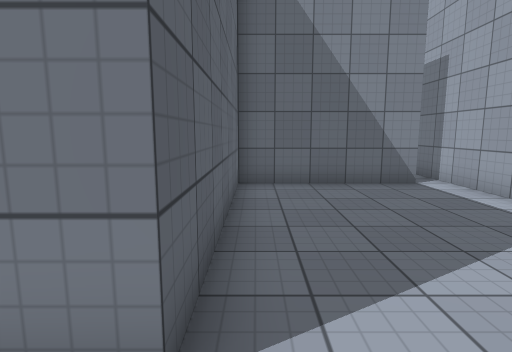
view 1 (above)

22 first-person views from a walk through a 3-D level made in the Unity game engine. The camera is 1.4 m above the floor, tilts 8° down and sees 80° across. The floor is counted in squares, 1 m on a side. Each view is taken from the middle of a square. On the plan, view 1 faces up. The plan holds only what a view shows up to about 14 squares ahead; the rest is blank. The place goes on beyond the plan. The player is left out. Surface patterns are stand-ins for the level's own textures.

view 2
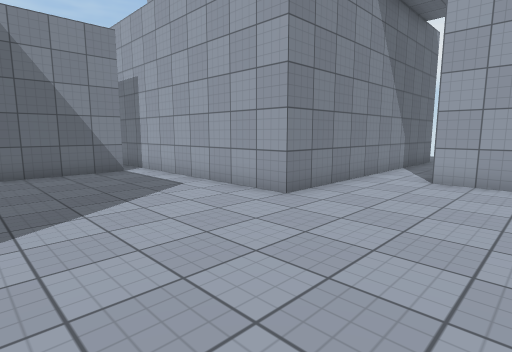

view 3
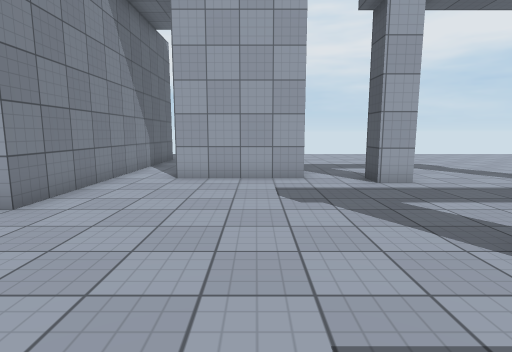

view 4
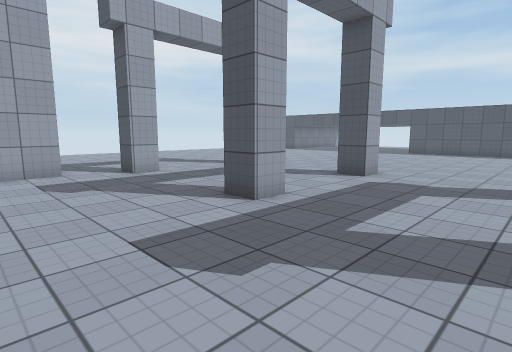

view 5
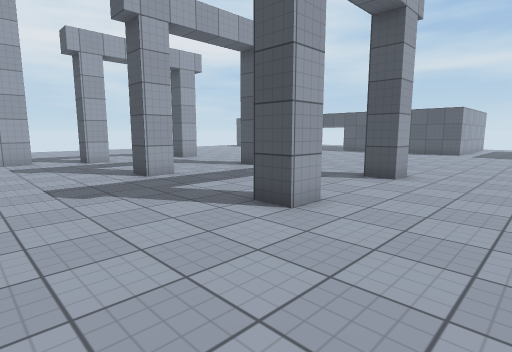

view 6
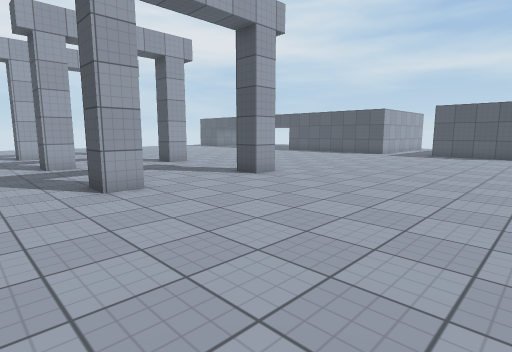

view 7
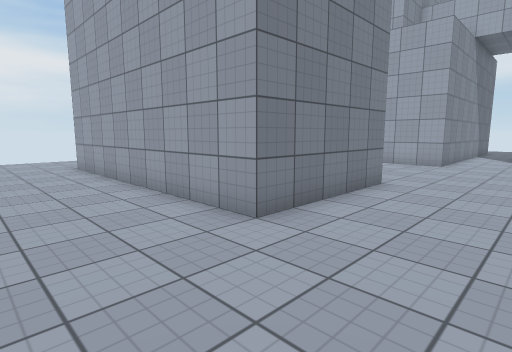

view 8
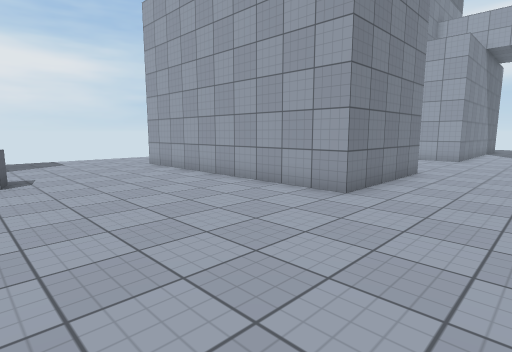

view 9
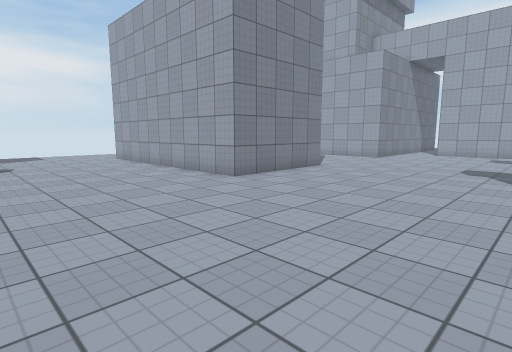

view 10
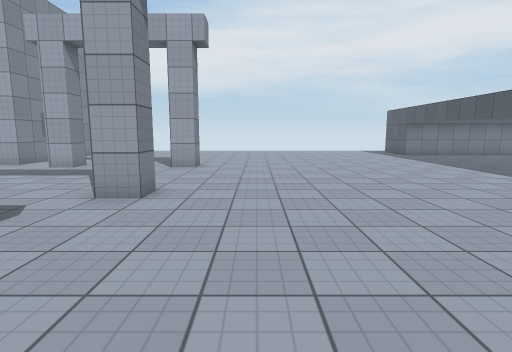

view 11
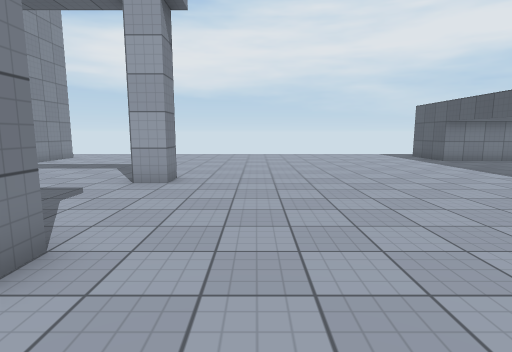

view 12
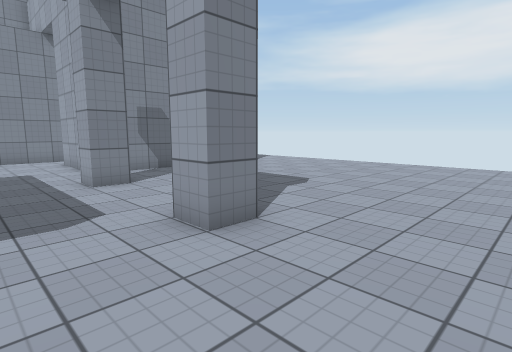

view 13
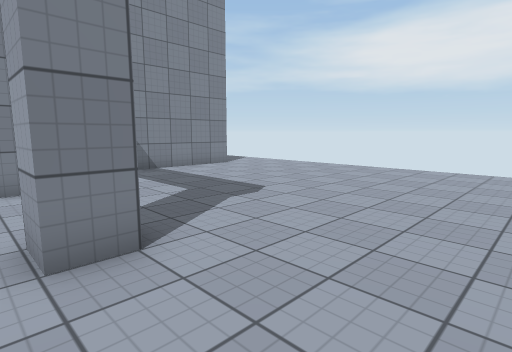

view 14
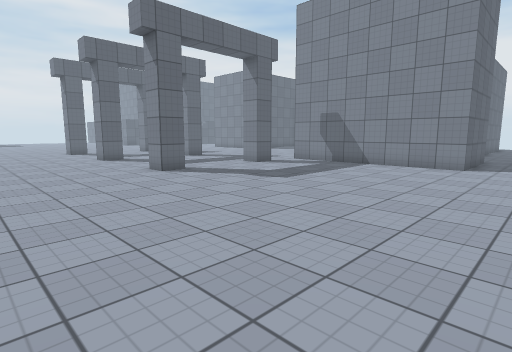

view 15
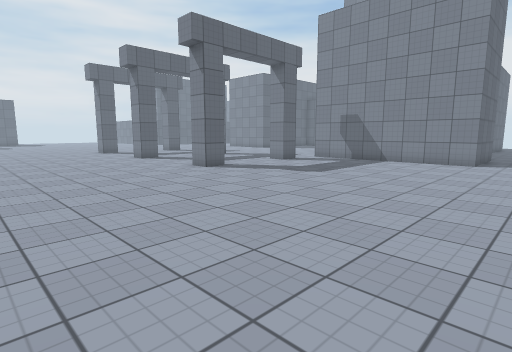

view 16
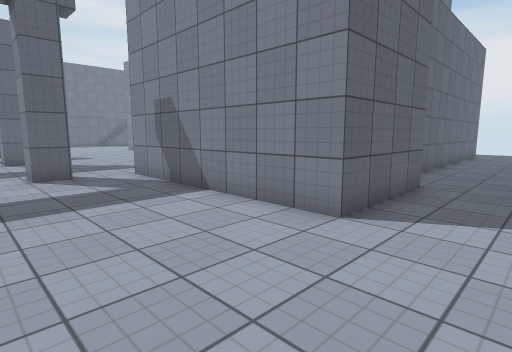

view 17
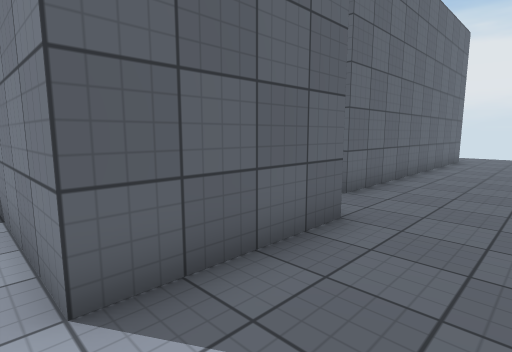

view 18
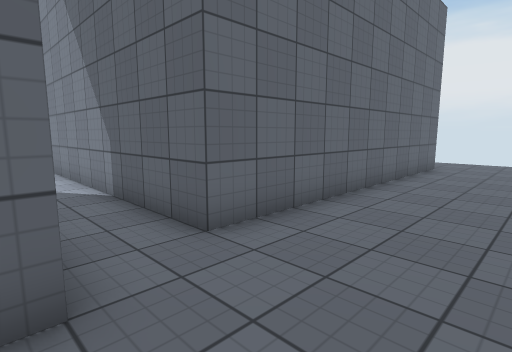

view 19
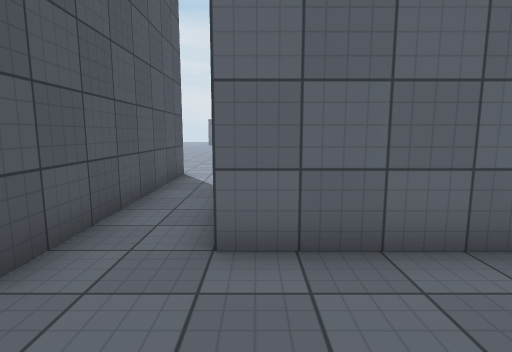

view 20
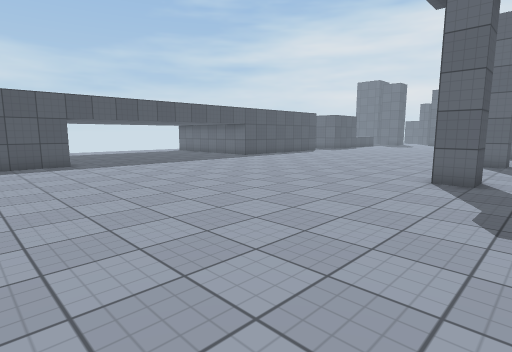

view 21
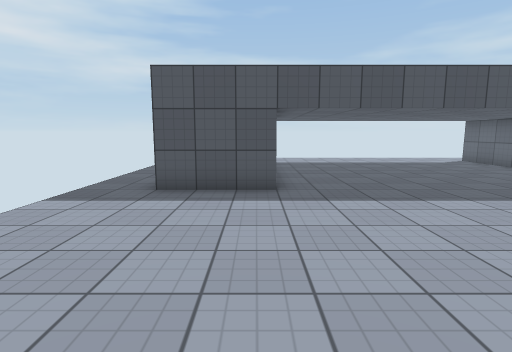

view 22
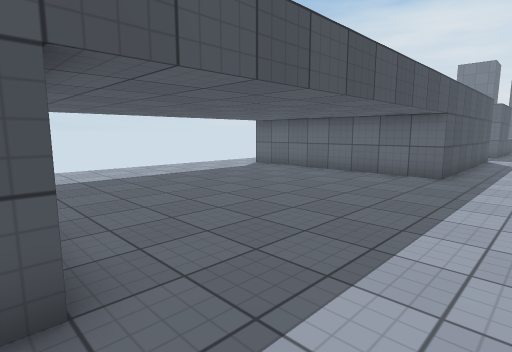

### Floor plan
Points are (right, up) in squares from view 1. A wall is a line through its corners. A room is listed if a view was taken in it or the views show most of it. See-through windows are left out.
Room 1 (views 1, 2, 3, 4, 5, 6, 7, 8, 9, 10, 11, 12, 13, 14, 15, 16, 17, 18, 19, 20, 21, 22)
walls: (3.5, -12.5) (2.5, -12.5) (2.5, -11.5) (3.5, -11.5) (3.5, -12.2); (3.5, -7.4) (2.5, -7.4) (2.5, -6.4) (3.5, -6.4) (3.5, -7.4); (8.5, -11.5) (9.5, -11.5) (9.5, -12.5) (8.5, -12.5) (8.5, -11.5); (8.5, -7.4) (8.5, -6.4) (9.5, -6.4) (9.5, -7.4) (8.5, -7.4); (-3.5, -12.6) (-3.5, -11.5) (-2.4, -11.5); (-3.5, -7.5) (-3.5, -6.4) (-2.4, -6.4); (-1.5, -24.5) (5.5, -24.5) (5.5, -31.5); (17.5, -0.4) (17.5, -4.5) (9.5, -4.5) (9.5, -0.5) (17.1, -0.5); (15.4, -24.5) (18.5, -24.5); (4.6, 8.5) (-0.5, 8.5) (-0.5, 1.5) (-5.5, 1.5) (-5.5, 10.5); (16.5, 10.5) (16.5, 1.5) (5.5, 1.5) (5.5, 10.5)
objects: other object (-11, 8) to (-11, 9)

Positions as (right, up) in squares from view 1, and headings:
1: (0, 0), facing up
2: (0, -3), facing up-right
3: (0, -3), facing right
4: (-2, -2), facing down-right
5: (-7, -2), facing down-right
6: (-11, -4), facing down-right
7: (-9, -2), facing up-right
8: (-12, -2), facing up-right
9: (-12, -6), facing up-right
10: (-4, -15), facing right
11: (0, -15), facing right
12: (6, -16), facing up-right
13: (8, -16), facing up-right
14: (20, -18), facing up-left
15: (20, -20), facing up-left
16: (20, -9), facing up-left
17: (20, -5), facing up-left
18: (20, -1), facing up-left
19: (20, 2), facing left
20: (19, -10), facing down-left
21: (16, -17), facing down
22: (16, -22), facing down-left
